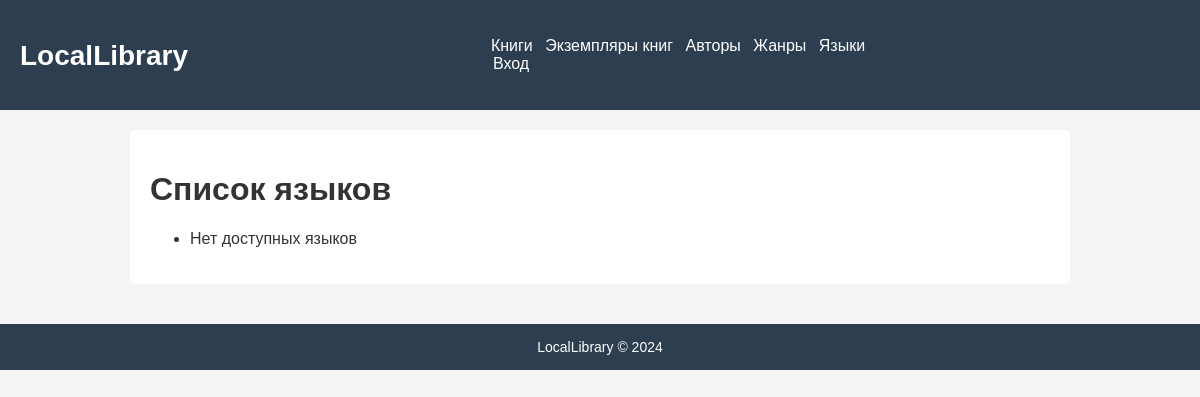
/catalog/languages/, run on an earlier commit of the app's database.
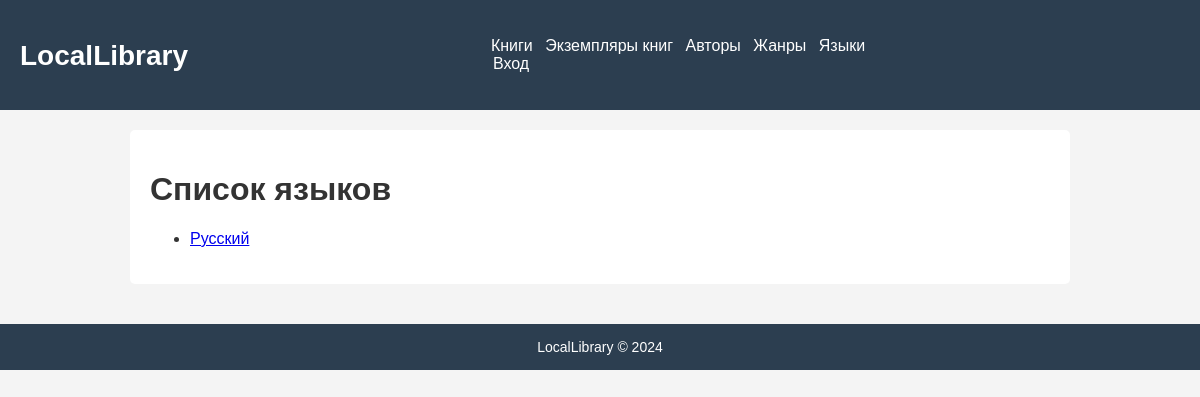
And on a later commit of the database.
### catalog/models.py (models this page shows)
class Language(models.Model):
    name = models.CharField(max_length=200,
                            unique=True,
                            help_text="Введите язык книги")
    def get_absolute_url(self):
        return reverse('language-detail', args=[str(self.id)])
    def __str__(self):
        return self.name
    class Meta:
        constraints = [
            UniqueConstraint(
                Lower('name'),
                name='language_name_case_insensitive_unique',
                violation_error_message = "Язык уже существует"
            ),
        ]

### catalog/views.py (the view)
# urls.py: path('languages/', views.LanguageListView.as_view(), name='languages'),
class LanguageListView(generic.ListView):
    model = Language
    paginate_by = 10
    template_name = 'catalog/language_list.html'

### catalog/templates/catalog/language_list.html
{% extends "catalog/base_generic.html" %}
{% block content %}
<h1>Список языков</h1>
<ul>
  {% for language in language_list %}
  <li>
    <a href="{{ language.get_absolute_url }}">{{ language }}</a>
  </li>
  {% empty %}
  <li>Нет доступных языков</li>
  {% endfor %}
</ul>
{% endblock %}

What changed in the data, as far as the page shows it:
added Language: name "Русский"
Also different on the page:
text no longer shown: "Нет доступных языков"
